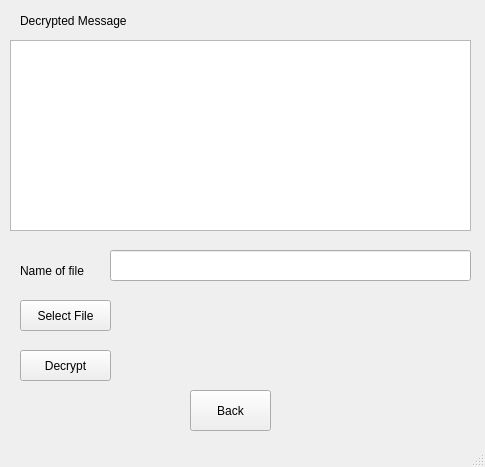
<?xml version="1.0" encoding="UTF-8"?>
<ui version="4.0">
 <class>Screen3</class>
 <widget class="QMainWindow" name="Screen3">
  <property name="geometry">
   <rect>
    <x>0</x>
    <y>0</y>
    <width>485</width>
    <height>467</height>
   </rect>
  </property>
  <property name="windowTitle">
   <string>MainWindow</string>
  </property>
  <widget class="QWidget" name="centralwidget">
   <widget class="QPushButton" name="pushButton_2">
    <property name="geometry">
     <rect>
      <x>190</x>
      <y>390</y>
      <width>81</width>
      <height>41</height>
     </rect>
    </property>
    <property name="text">
     <string>Back</string>
    </property>
   </widget>
   <widget class="QLabel" name="label_2">
    <property name="geometry">
     <rect>
      <x>20</x>
      <y>260</y>
      <width>71</width>
      <height>21</height>
     </rect>
    </property>
    <property name="text">
     <string>Name of file</string>
    </property>
   </widget>
   <widget class="QPushButton" name="pushButton_3">
    <property name="geometry">
     <rect>
      <x>20</x>
      <y>300</y>
      <width>91</width>
      <height>31</height>
     </rect>
    </property>
    <property name="text">
     <string>Select File</string>
    </property>
   </widget>
   <widget class="QLineEdit" name="lineEdit">
    <property name="geometry">
     <rect>
      <x>110</x>
      <y>250</y>
      <width>361</width>
      <height>31</height>
     </rect>
    </property>
   </widget>
   <widget class="QTextBrowser" name="textBrowser">
    <property name="geometry">
     <rect>
      <x>10</x>
      <y>40</y>
      <width>461</width>
      <height>191</height>
     </rect>
    </property>
   </widget>
   <widget class="QLabel" name="label">
    <property name="geometry">
     <rect>
      <x>20</x>
      <y>10</y>
      <width>131</width>
      <height>21</height>
     </rect>
    </property>
    <property name="text">
     <string>Decrypted Message</string>
    </property>
   </widget>
   <widget class="QPushButton" name="pushButton">
    <property name="geometry">
     <rect>
      <x>20</x>
      <y>350</y>
      <width>91</width>
      <height>31</height>
     </rect>
    </property>
    <property name="text">
     <string>Decrypt</string>
    </property>
   </widget>
  </widget>
  <widget class="QStatusBar" name="statusbar"/>
 </widget>
 <resources/>
 <connections/>
</ui>
